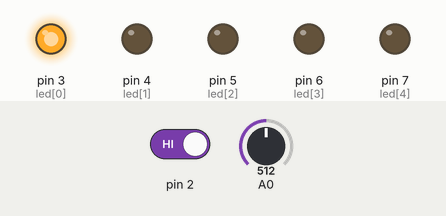
Recording of a sketch running on a simulated Arduino Uno, built with avr-gcc and run on an emulated ATmega328P. Shown: output pins drawn as LEDs (lit = HIGH). Dashed ring = blinking. The inputs (shaded band) are chosen by the test bench; at power-on: pin 2 HIGH, A0 = 512.

Above: at 1.3 s.
1.4 s: pin 2 driven LOW
At 1.9 s:
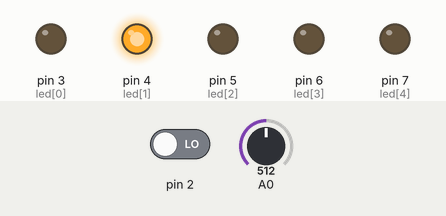
4.5 s: A0 set to 0
At 5.8 s:
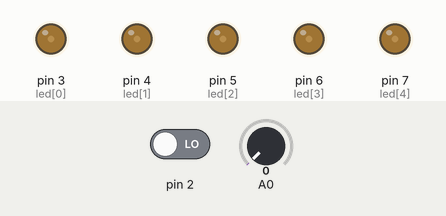
6.1 s: A0 set to 122
At 6.52 s:
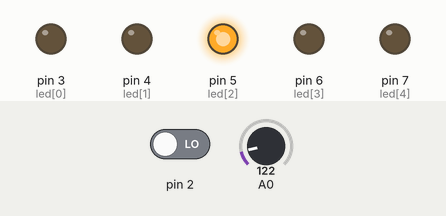
9.2 s: A0 set to 511
12.3 s: A0 set to 306
At 12.49 s:
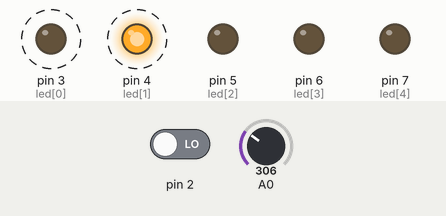
Timing chart, 0 to 16.4 s (numbered marks = the images above; inputs shaded):
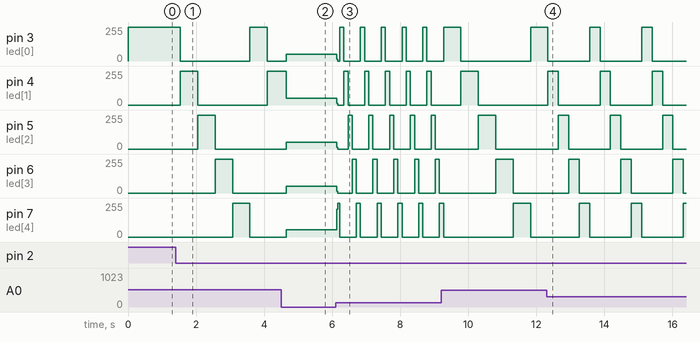

Measured:
- after the input at 1.4 s, pin 3 (led[0]): 255/255 → 0/255 after 0.14 s, → 255/255 2.0 s later, → 0/255 0.51 s later; pin 4 (led[1]): 0/255 → 255/255 after 0.14 s, → 0/255 0.51 s later, → 255/255 2.0 s later
- after the input at 4.5 s, pin 3 (led[0]): 0/255 → 51/255 after 0.15 s; pin 4 (led[1]): 255/255 → 51/255 after 0.15 s; pin 7 (led[4]): 0/255 → 53/255 after 0.15 s
- after the input at 6.1 s, pin 6 (led[3]): 51/255 → 12/255 at once, then repeats every 0.54 s: 0/255 0.42 s, 255/255 0.12 s; pin 7 (led[4]): 53/255 → 209/255 at once, then moves between 0/255 and 255/255, repeating every 1.2 s
- after the input at 12.3 s, pin 4 (led[1]), pin 5 (led[2]): alternates 255/255 for 0.31 s and 0/255 for 1.2 s, starting after 0.35 s

The sketch:

SpecialEx1.ino
```cpp
int led[] = {3, 4, 5, 6, 7};
int last_i = 0;
void setup(){
  Serial.begin(9600);
  for (int i = 0; i < 5; i++) {
    pinMode(led[i], OUTPUT);
  }
  pinMode(2, INPUT);
}

void loop() {
  for (int i = 0; i < 5; i++) {
    if (digitalRead(2) == LOW) {
      last_i = i;
    }
    else {
      i = last_i;
    }
    for (int j = 0; j < 5; j++) {
      if (j == i)
        digitalWrite(led[j], HIGH);
      else
        digitalWrite(led[j], LOW);
    }
    delay(analogRead(A0));
  }
}
```
